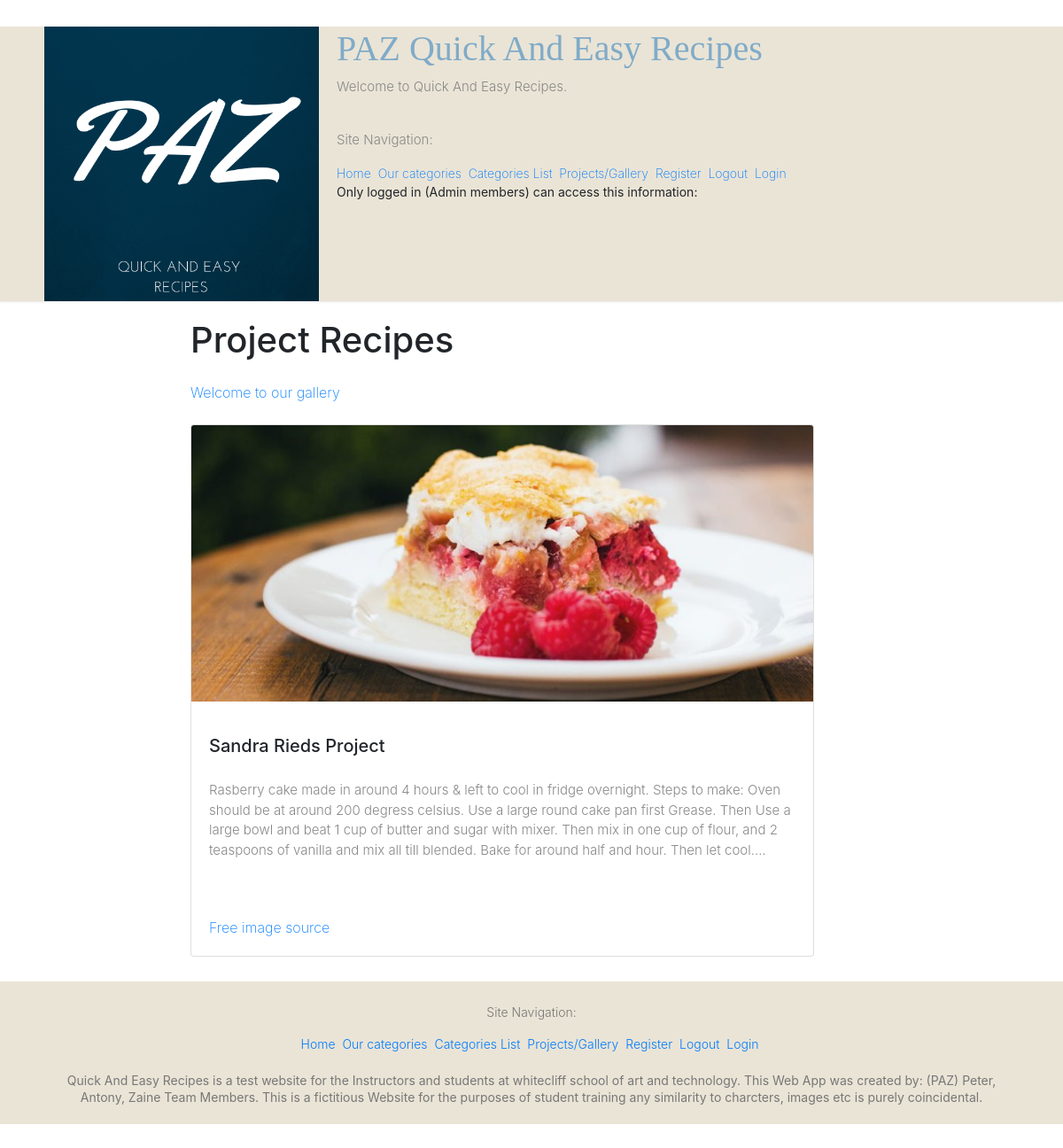
The page /home/0/ on the database its author committed.
### home/models.py (models this page shows)
class Project(models.Model):
    title = models.CharField(max_length=100)
    description = models.TextField()
    author = models.CharField(max_length=20)
    full_description = models.TextField()
    image = models.FilePathField(path="/images")

### home/views.py (the view)
# urls.py: path("<int:pk>/", views.project_detail, name="project_detail"),
def project_detail(request, pk):
     project = Project.objects.get(pk=pk)
     context = {
         'project': project
     }
     return render(request, 'project_detail.html', context)

### home/templates/project_detail.html (shortened to what this page needs)
{% extends 'base.html' %}
{% load static %}
{% block content %}
<h1>Project Recipes</h1>
<a href="#">Welcome to our gallery</a>
<br/><br/>
<div class="row">
    <div class="col-sm-2">
        <div class="card mb-2" style="width: 44rem;">
            <img class="card-img-top" src="{% static project.image %}">
            <div class="card-body">
                <h5 class="card-title">{{ project.title }}</h5>
                <p class="card-text">{{ project.full_description }}</p>
                <a href="{% url 'project_detail' project.pk %}"
                </a>
                <br/><br/>
                <a href="https://restaurantden.com/free-stock-food-photography-websites/">Free image source</a>
            </div>
        </div>
    </div>
</div>
{% endblock %}

### home/static/style_downloaded.css (style rules this page uses)
html, body, div, span, applet, object, iframe, h1, h2, h3, h4, h5, h6, p, blockquote, pre, a, abbr, acronym, address, big, cite, code, del, dfn, em, font, ins, kbd, q, s, samp, small, strike, strong, sub, sup, tt, var, dl, dt, dd, ol, ul, li, fieldset, form, label, legend, table, caption, tbody, tfoot, thead, tr, th, td { border: 0; font: inherit; font-size: 100%; font-style: inherit; font-weight: inherit; margin: 0; outline: 0; padding: 0; vertical-align: baseline; }
html { overflow-y: scroll; -webkit-text-size-adjust: 100%; -ms-text-size-adjust: 100%; }
h1, h2, h3, h4, h5, h6 { color: #666666; line-height: 1.4; padding-bottom: 15px; font-weight: normal; }
h1 { font-size: 30px; }
h5 { font-size: 22px; }
body, button, input, select, textarea { color: #888888; font-size: 15px; line-height: 1.5; font-family: 'Roboto', sans-serif; font-weight: 300; }
p { color: #888888; font-size: 15px; line-height: 1.5; margin-bottom: 15px; font-weight: 300; }
body { background: #f2f2f2; }
a { color: #80abc8; text-decoration: none; -webkit-transition: 0.25s ease-in-out; -moz-transition: 0.25s ease-in-out; transition: 0.25s ease-in-out; -ms-transition: 0.25s ease-in-out; -o-transition: 0.25s ease-in-out; font-family: font-family: Verdana, Arial, Helvetica, sans-serif; font-weight: 200; }
img { max-width: 100%; height: auto; vertical-align: top; margin-bottom: 18px; }
body { padding-top: 30px; padding-bottom: 30px; }

### rows shown on the page
Project: image (picture), title "Sandra Rieds Project", full_description "Rasberry cake made in around 4 hours & left to cool in fridge overnight. Steps to make: Oven should be at around 200 degress celsius. Use a large round cake pan first Grease. Then Use a large bowl and beat 1 cup of butter and sugar with mixer. Then mix in one cup of flour, and 2 teaspoons of vanilla and mix all till blended. Bake for around half and hour. Then let cool...."
